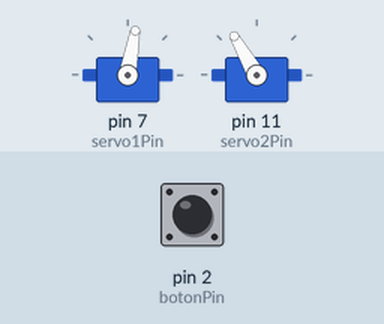
Bench run of a sketch on a simulated Arduino Uno, built with avr-gcc and run on an emulated ATmega328P. Shown: 2 × servo. The inputs (shaded band) are chosen by the test bench; at power-on: pin 2 (botonPin) LOW.

Above: at 1.2 s.
1.3 s: pin 2 (botonPin) pulled HIGH for 0.15 s
At 1.37 s:
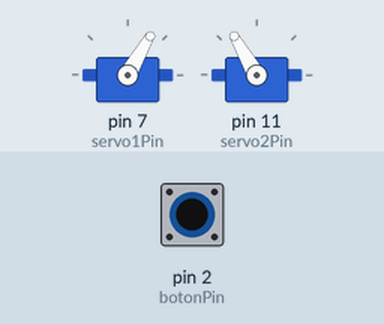
2.9 s: pin 2 (botonPin) pulled HIGH for 3.2 s
At 7.2 s:
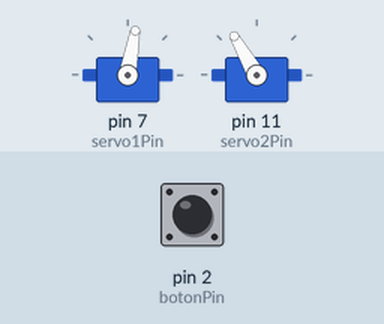
Timing chart, 0 to 8.7 s (numbered marks = the images above; inputs shaded):
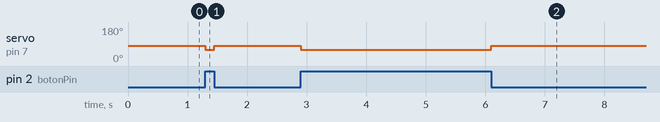

The sketch:

Giro_izquierda.ino
```cpp
#include <Servo.h>

const int botonPin = 2; // Pin donde está conectado el botón
const int servo1Pin = 7; // Pin donde está conectado el servo 1
const int servo2Pin = 11; // Pin donde está conectado el servo 2

Servo servo1;
Servo servo2;

int anguloInicial = 90; // Ángulo inicial de los servos
int anguloGiro = 30; // Ángulo de giro de los servos
int anguloGiro1 = 10; //Ángulo de giro de los servos para girar

void setup() {
  pinMode(botonPin, INPUT);

  servo1.attach(servo1Pin);
  servo2.attach(servo2Pin);

  servo1.write(anguloInicial);
  servo2.write(anguloInicial);
}

void loop() {
  if (digitalRead(botonPin) == HIGH) {
    moverRuedas();
  }else{
    girarRuedasI();

  }
}
void moverRuedas() {
  servo1.write(anguloInicial - anguloGiro);
  servo2.write(anguloInicial + anguloGiro);
}

void detenerRuedas() {
  servo1.write(anguloInicial);
  servo2.write(anguloInicial);
}

void girarRuedasD() {
  servo1.write(anguloInicial - anguloGiro);
  servo2.write(anguloInicial + anguloGiro1);
}

void girarRuedasI(){
  servo1.write(anguloInicial - anguloGiro1);
  servo2.write(anguloInicial + anguloGiro);
}
```

Measured:
- after the input at 1.3 s, servo on pin 7 (servo1Pin): 80° → 60° at once, → 80° 0.15 s later
- after the input at 2.9 s, servo on pin 7 (servo1Pin): 80° → 60° at once, → 80° 3.2 s later
